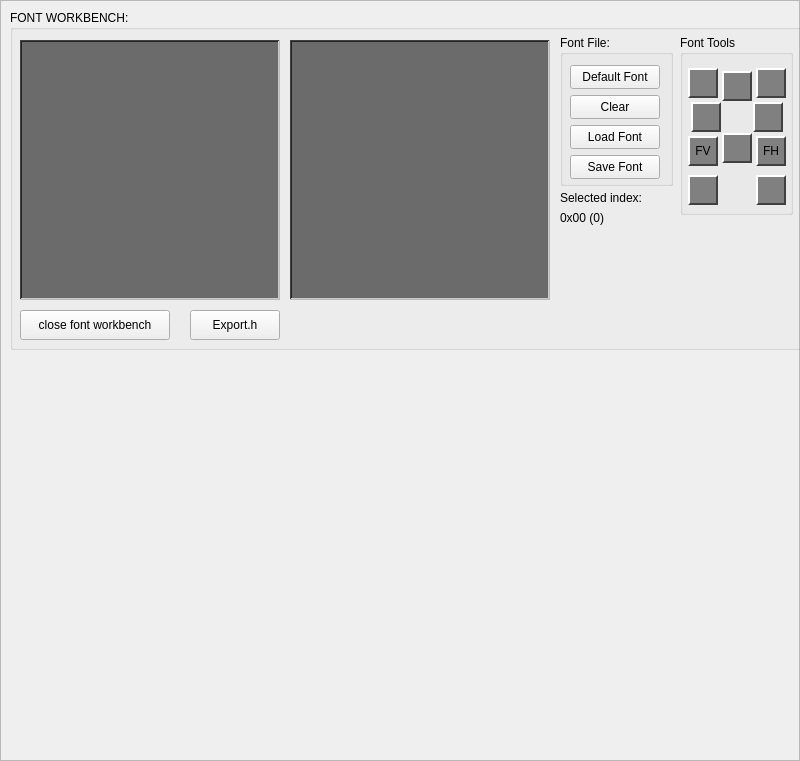
   <widget class="QFrame" name="frmFontWorkbench">
    <property name="geometry">
     <rect>
      <x>0</x>
      <y>22</y>
      <width>800</width>
      <height>761</height>
     </rect>
    </property>
    <property name="autoFillBackground">
     <bool>true</bool>
    </property>
    <property name="frameShape">
     <enum>QFrame::Shape::StyledPanel</enum>
    </property>
    <property name="frameShadow">
     <enum>QFrame::Shadow::Raised</enum>
    </property>
    <widget class="QGroupBox" name="groupBox_10">
     <property name="geometry">
      <rect>
       <x>10</x>
       <y>10</y>
       <width>800</width>
       <height>340</height>
      </rect>
     </property>
     <property name="title">
      <string>FONT WORKBENCH:</string>
     </property>
     <widget class="QPushButton" name="cmdCloseFontWorkbench">
      <property name="geometry">
       <rect>
        <x>10</x>
        <y>300</y>
        <width>150</width>
        <height>30</height>
       </rect>
      </property>
      <property name="text">
       <string>close font workbench</string>
      </property>
     </widget>
     <widget class="QGraphicsView" name="gfxFontSelector">
      <property name="geometry">
       <rect>
        <x>10</x>
        <y>30</y>
        <width>260</width>
        <height>260</height>
       </rect>
      </property>
      <property name="maximumSize">
       <size>
        <width>260</width>
        <height>260</height>
       </size>
      </property>
      <property name="palette">
       <palette>
        <active>
         <colorrole role="Light">
          <brush brushstyle="SolidPattern">
           <color alpha="255">
            <red>188</red>
            <green>188</green>
            <blue>188</blue>
           </color>
          </brush>
         </colorrole>
         <colorrole role="Dark">
          <brush brushstyle="SolidPattern">
           <color alpha="255">
            <red>67</red>
            <green>67</green>
            <blue>67</blue>
           </color>
          </brush>
         </colorrole>
         <colorrole role="Mid">
          <brush brushstyle="SolidPattern">
           <color alpha="255">
            <red>56</red>
            <green>56</green>
            <blue>56</blue>
           </color>
          </brush>
         </colorrole>
         <colorrole role="Base">
          <brush brushstyle="SolidPattern">
           <color alpha="255">
            <red>107</red>
            <green>107</green>
            <blue>107</blue>
           </color>
          </brush>
         </colorrole>
         <colorrole role="Shadow">
          <brush brushstyle="SolidPattern">
           <color alpha="255">
            <red>36</red>
            <green>36</green>
            <blue>36</blue>
           </color>
          </brush>
         </colorrole>
        </active>
        <inactive>
         <colorrole role="Light">
          <brush brushstyle="SolidPattern">
           <color alpha="255">
            <red>188</red>
            <green>188</green>
            <blue>188</blue>
           </color>
          </brush>
         </colorrole>
         <colorrole role="Dark">
          <brush brushstyle="SolidPattern">
           <color alpha="255">
            <red>67</red>
            <green>67</green>
            <blue>67</blue>
           </color>
          </brush>
         </colorrole>
         <colorrole role="Mid">
          <brush brushstyle="SolidPattern">
           <color alpha="255">
            <red>56</red>
            <green>56</green>
            <blue>56</blue>
           </color>
          </brush>
         </colorrole>
         <colorrole role="Base">
          <brush brushstyle="SolidPattern">
           <color alpha="255">
            <red>107</red>
            <green>107</green>
            <blue>107</blue>
           </color>
          </brush>
         </colorrole>
         <colorrole role="Shadow">
          <brush brushstyle="SolidPattern">
           <color alpha="255">
            <red>36</red>
            <green>36</green>
            <blue>36</blue>
           </color>
          </brush>
         </colorrole>
        </inactive>
        <disabled>
         <colorrole role="WindowText">
          <brush brushstyle="SolidPattern">
           <color alpha="255">
            <red>67</red>
            <green>67</green>
            <blue>67</blue>
           </color>
          </brush>
         </colorrole>
         <colorrole role="Light">
          <brush brushstyle="SolidPattern">
           <color alpha="255">
            <red>188</red>
            <green>188</green>
            <blue>188</blue>
           </color>
          </brush>
         </colorrole>
         <colorrole role="Dark">
          <brush brushstyle="SolidPattern">
           <color alpha="255">
            <red>67</red>
            <green>67</green>
            <blue>67</blue>
           </color>
          </brush>
         </colorrole>
         <colorrole role="Mid">
          <brush brushstyle="SolidPattern">
           <color alpha="255">
            <red>56</red>
            <green>56</green>
            <blue>56</blue>
           </color>
          </brush>
         </colorrole>
         <colorrole role="Text">
          <brush brushstyle="SolidPattern">
           <color alpha="255">
            <red>67</red>
            <green>67</green>
            <blue>67</blue>
           </color>
          </brush>
         </colorrole>
         <colorrole role="ButtonText">
          <brush brushstyle="SolidPattern">
           <color alpha="255">
            <red>67</red>
            <green>67</green>
            <blue>67</blue>
           </color>
          </brush>
         </colorrole>
         <colorrole role="Shadow">
          <brush brushstyle="SolidPattern">
           <color alpha="255">
            <red>36</red>
            <green>36</green>
            <blue>36</blue>
           </color>
          </brush>
         </colorrole>
        </disabled>
       </palette>
      </property>
      <property name="frameShape">
       <enum>QFrame::Shape::WinPanel</enum>
      </property>
      <property name="frameShadow">
       <enum>QFrame::Shadow::Sunken</enum>
      </property>
      <property name="verticalScrollBarPolicy">
       <enum>Qt::ScrollBarPolicy::ScrollBarAlwaysOff</enum>
      </property>
      <property name="horizontalScrollBarPolicy">
       <enum>Qt::ScrollBarPolicy::ScrollBarAlwaysOff</enum>
      </property>
      <property name="interactive">
       <bool>false</bool>
      </property>
     </widget>
     <widget class="QPushButton" name="cmdExportFont">
      <property name="geometry">
       <rect>
        <x>180</x>
        <y>300</y>
        <width>90</width>
        <height>30</height>
       </rect>
      </property>
      <property name="text">
       <string>Export.h</string>
      </property>
     </widget>
     <widget class="QGraphicsView" name="gfxFontEditbox">
      <property name="geometry">
       <rect>
        <x>280</x>
        <y>30</y>
        <width>260</width>
        <height>260</height>
       </rect>
      </property>
      <property name="maximumSize">
       <size>
        <width>260</width>
        <height>260</height>
       </size>
      </property>
      <property name="palette">
       <palette>
        <active>
         <colorrole role="Light">
          <brush brushstyle="SolidPattern">
           <color alpha="255">
            <red>188</red>
            <green>188</green>
            <blue>188</blue>
           </color>
          </brush>
         </colorrole>
         <colorrole role="Dark">
          <brush brushstyle="SolidPattern">
           <color alpha="255">
            <red>67</red>
            <green>67</green>
            <blue>67</blue>
           </color>
          </brush>
         </colorrole>
         <colorrole role="Mid">
          <brush brushstyle="SolidPattern">
           <color alpha="255">
            <red>56</red>
            <green>56</green>
            <blue>56</blue>
           </color>
          </brush>
         </colorrole>
         <colorrole role="Base">
          <brush brushstyle="SolidPattern">
           <color alpha="255">
            <red>107</red>
            <green>107</green>
            <blue>107</blue>
           </color>
          </brush>
         </colorrole>
         <colorrole role="Shadow">
          <brush brushstyle="SolidPattern">
           <color alpha="255">
            <red>36</red>
            <green>36</green>
            <blue>36</blue>
           </color>
          </brush>
         </colorrole>
        </active>
        <inactive>
         <colorrole role="Light">
          <brush brushstyle="SolidPattern">
           <color alpha="255">
            <red>188</red>
            <green>188</green>
            <blue>188</blue>
           </color>
          </brush>
         </colorrole>
         <colorrole role="Dark">
          <brush brushstyle="SolidPattern">
           <color alpha="255">
            <red>67</red>
            <green>67</green>
            <blue>67</blue>
           </color>
          </brush>
         </colorrole>
         <colorrole role="Mid">
          <brush brushstyle="SolidPattern">
           <color alpha="255">
            <red>56</red>
            <green>56</green>
            <blue>56</blue>
           </color>
          </brush>
         </colorrole>
         <colorrole role="Base">
          <brush brushstyle="SolidPattern">
           <color alpha="255">
            <red>107</red>
            <green>107</green>
            <blue>107</blue>
           </color>
          </brush>
         </colorrole>
         <colorrole role="Shadow">
          <brush brushstyle="SolidPattern">
           <color alpha="255">
            <red>36</red>
            <green>36</green>
            <blue>36</blue>
           </color>
          </brush>
         </colorrole>
        </inactive>
        <disabled>
         <colorrole role="WindowText">
          <brush brushstyle="SolidPattern">
           <color alpha="255">
            <red>67</red>
            <green>67</green>
            <blue>67</blue>
           </color>
          </brush>
         </colorrole>
         <colorrole role="Light">
          <brush brushstyle="SolidPattern">
           <color alpha="255">
            <red>188</red>
            <green>188</green>
            <blue>188</blue>
           </color>
          </brush>
         </colorrole>
         <colorrole role="Dark">
          <brush brushstyle="SolidPattern">
           <color alpha="255">
            <red>67</red>
            <green>67</green>
            <blue>67</blue>
           </color>
          </brush>
         </colorrole>
         <colorrole role="Mid">
          <brush brushstyle="SolidPattern">
           <color alpha="255">
            <red>56</red>
            <green>56</green>
            <blue>56</blue>
           </color>
          </brush>
         </colorrole>
         <colorrole role="Text">
          <brush brushstyle="SolidPattern">
           <color alpha="255">
            <red>67</red>
            <green>67</green>
            <blue>67</blue>
           </color>
          </brush>
         </colorrole>
         <colorrole role="ButtonText">
          <brush brushstyle="SolidPattern">
           <color alpha="255">
            <red>67</red>
            <green>67</green>
            <blue>67</blue>
           </color>
          </brush>
         </colorrole>
         <colorrole role="Shadow">
          <brush brushstyle="SolidPattern">
           <color alpha="255">
            <red>36</red>
            <green>36</green>
            <blue>36</blue>
           </color>
          </brush>
         </colorrole>
        </disabled>
       </palette>
      </property>
      <property name="frameShape">
       <enum>QFrame::Shape::WinPanel</enum>
      </property>
      <property name="frameShadow">
       <enum>QFrame::Shadow::Sunken</enum>
      </property>
      <property name="verticalScrollBarPolicy">
       <enum>Qt::ScrollBarPolicy::ScrollBarAlwaysOff</enum>
      </property>
      <property name="horizontalScrollBarPolicy">
       <enum>Qt::ScrollBarPolicy::ScrollBarAlwaysOff</enum>
      </property>
      <property name="interactive">
       <bool>false</bool>
      </property>
     </widget>
     <widget class="QGroupBox" name="groupBox_9">
      <property name="geometry">
       <rect>
        <x>550</x>
        <y>25</y>
        <width>113</width>
        <height>151</height>
       </rect>
      </property>
      <property name="title">
       <string>Font File:</string>
      </property>
      <widget class="QPushButton" name="cmdLoadDefaultFont">
       <property name="geometry">
        <rect>
         <x>10</x>
         <y>30</y>
         <width>90</width>
         <height>24</height>
        </rect>
       </property>
       <property name="text">
        <string>Default Font</string>
       </property>
      </widget>
      <widget class="QPushButton" name="cmdLoadFont">
       <property name="geometry">
        <rect>
         <x>10</x>
         <y>90</y>
         <width>90</width>
         <height>24</height>
        </rect>
       </property>
       <property name="text">
        <string>Load Font</string>
       </property>
      </widget>
      <widget class="QPushButton" name="cmdSaveFont">
       <property name="geometry">
        <rect>
         <x>10</x>
         <y>120</y>
         <width>90</width>
         <height>24</height>
        </rect>
       </property>
       <property name="text">
        <string>Save Font</string>
       </property>
      </widget>
      <widget class="QPushButton" name="cmdClearFontBank">
       <property name="geometry">
        <rect>
         <x>10</x>
         <y>60</y>
         <width>90</width>
         <height>24</height>
        </rect>
       </property>
       <property name="text">
        <string>Clear</string>
       </property>
      </widget>
     </widget>
     <widget class="QGroupBox" name="groupBox_8">
      <property name="geometry">
       <rect>
        <x>670</x>
        <y>25</y>
        <width>113</width>
        <height>180</height>
       </rect>
      </property>
      <property name="title">
       <string>Font Tools</string>
      </property>
      <widget class="QPushButton" name="cmdPushFontUp">
       <property name="geometry">
        <rect>
         <x>42</x>
         <y>36</y>
         <width>30</width>
         <height>30</height>
        </rect>
       </property>
       <property name="toolTip">
        <string>Push Image Up</string>
       </property>
       <property name="styleSheet">
        <string notr="true">QPushButton {
    background-color: #808080;   /* classic grey */
    border: 2px solid #FFFFFF;   /* top/left highlights */
    border-right-color: #404040; /* bottom/right shadows */
    border-bottom-color: #404040;
    padding: 4px;
}

QPushButton:pressed {
    border: 2px solid #808080;   /* swap border to look pressed */
    border-right-color: #FFFFFF;
    border-bottom-color: #FFFFFF;
    background-color: #808080;
}
QPushButton:hover {
    background-color: #808080;   /* slightly lighter on hover */
}</string>
       </property>
       <property name="text">
        <string/>
       </property>
       <property name="icon">
        <iconset theme="QIcon::ThemeIcon::GoUp"/>
       </property>
       <property name="autoRepeat">
        <bool>true</bool>
       </property>
       <property name="autoRepeatInterval">
        <number>20</number>
       </property>
      </widget>
      <widget class="QPushButton" name="cmdPushFontDown">
       <property name="geometry">
        <rect>
         <x>42</x>
         <y>98</y>
         <width>30</width>
         <height>30</height>
        </rect>
       </property>
       <property name="toolTip">
        <string>Push Image Down</string>
       </property>
       <property name="styleSheet">
        <string notr="true">QPushButton {
    background-color: #808080;   /* classic grey */
    border: 2px solid #FFFFFF;   /* top/left highlights */
    border-right-color: #404040; /* bottom/right shadows */
    border-bottom-color: #404040;
    padding: 4px;
}

QPushButton:pressed {
    border: 2px solid #808080;   /* swap border to look pressed */
    border-right-color: #FFFFFF;
    border-bottom-color: #FFFFFF;
    background-color: #808080;
}
QPushButton:hover {
    background-color: #808080;   /* slightly lighter on hover */
}</string>
       </property>
       <property name="text">
        <string/>
       </property>
       <property name="icon">
        <iconset theme="QIcon::ThemeIcon::GoDown"/>
       </property>
       <property name="autoRepeat">
        <bool>true</bool>
       </property>
       <property name="autoRepeatInterval">
        <number>20</number>
       </property>
      </widget>
      <widget class="QPushButton" name="cmdPushFontLeft">
       <property name="geometry">
        <rect>
         <x>11</x>
         <y>67</y>
         <width>30</width>
         <height>30</height>
        </rect>
       </property>
       <property name="toolTip">
        <string>Push Image Left</string>
       </property>
       <property name="styleSheet">
        <string notr="true">QPushButton {
    background-color: #808080;   /* classic grey */
    border: 2px solid #FFFFFF;   /* top/left highlights */
    border-right-color: #404040; /* bottom/right shadows */
    border-bottom-color: #404040;
    padding: 4px;
}

QPushButton:pressed {
    border: 2px solid #808080;   /* swap border to look pressed */
    border-right-color: #FFFFFF;
    border-bottom-color: #FFFFFF;
    background-color: #808080;
}
QPushButton:hover {
    background-color: #808080;   /* slightly lighter on hover */
}</string>
       </property>
       <property name="text">
        <string/>
       </property>
       <property name="icon">
        <iconset theme="QIcon::ThemeIcon::GoPrevious"/>
       </property>
       <property name="autoRepeat">
        <bool>true</bool>
       </property>
       <property name="autoRepeatInterval">
        <number>20</number>
       </property>
      </widget>
      <widget class="QPushButton" name="cmdPushFontRight">
       <property name="geometry">
        <rect>
         <x>73</x>
         <y>67</y>
         <width>30</width>
         <height>30</height>
        </rect>
       </property>
       <property name="toolTip">
        <string>Push Image Right</string>
       </property>
       <property name="styleSheet">
        <string notr="true">QPushButton {
    background-color: #808080;   /* classic grey */
    border: 2px solid #FFFFFF;   /* top/left highlights */
    border-right-color: #404040; /* bottom/right shadows */
    border-bottom-color: #404040;
    padding: 4px;
}

QPushButton:pressed {
    border: 2px solid #808080;   /* swap border to look pressed */
    border-right-color: #FFFFFF;
    border-bottom-color: #FFFFFF;
    background-color: #808080;
}
QPushButton:hover {
    background-color: #808080;   /* slightly lighter on hover */
}</string>
       </property>
       <property name="text">
        <string/>
       </property>
       <property name="icon">
        <iconset theme="QIcon::ThemeIcon::GoNext"/>
       </property>
       <property name="autoRepeat">
        <bool>true</bool>
       </property>
       <property name="autoRepeatInterval">
        <number>20</number>
       </property>
      </widget>
      <widget class="QPushButton" name="cmdRotateFontCC90">
       <property name="geometry">
        <rect>
         <x>8</x>
         <y>33</y>
         <width>30</width>
         <height>30</height>
        </rect>
       </property>
       <property name="toolTip">
        <string>Rotate 90 degrees C-ClockWise</string>
       </property>
       <property name="styleSheet">
        <string notr="true">QPushButton {
    background-color: #808080;   /* classic grey */
    border: 2px solid #FFFFFF;   /* top/left highlights */
    border-right-color: #404040; /* bottom/right shadows */
    border-bottom-color: #404040;
    padding: 4px;
}

QPushButton:pressed {
    border: 2px solid #808080;   /* swap border to look pressed */
    border-right-color: #FFFFFF;
    border-bottom-color: #FFFFFF;
    background-color: #808080;
}
QPushButton:hover {
    background-color: #808080;   /* slightly lighter on hover */
}</string>
       </property>
       <property name="text">
        <string/>
       </property>
       <property name="icon">
        <iconset theme="QIcon::ThemeIcon::EditUndo"/>
       </property>
      </widget>
      <widget class="QPushButton" name="cmdRotateFontC90">
       <property name="geometry">
        <rect>
         <x>76</x>
         <y>33</y>
         <width>30</width>
         <height>30</height>
        </rect>
       </property>
       <property name="toolTip">
        <string>Rotate 90 degrees ClockWise</string>
       </property>
       <property name="styleSheet">
        <string notr="true">QPushButton {
    background-color: #808080;   /* classic grey */
    border: 2px solid #FFFFFF;   /* top/left highlights */
    border-right-color: #404040; /* bottom/right shadows */
    border-bottom-color: #404040;
    padding: 4px;
}

QPushButton:pressed {
    border: 2px solid #808080;   /* swap border to look pressed */
    border-right-color: #FFFFFF;
    border-bottom-color: #FFFFFF;
    background-color: #808080;
}
QPushButton:hover {
    background-color: #808080;   /* slightly lighter on hover */
}</string>
       </property>
       <property name="text">
        <string/>
       </property>
       <property name="icon">
        <iconset theme="QIcon::ThemeIcon::EditRedo"/>
       </property>
      </widget>
      <widget class="QPushButton" name="cmdFlipFontV">
       <property name="geometry">
        <rect>
         <x>8</x>
         <y>101</y>
         <width>30</width>
         <height>30</height>
        </rect>
       </property>
       <property name="toolTip">
        <string>Rotate 90 degrees C-ClockWise</string>
       </property>
       <property name="styleSheet">
        <string notr="true">QPushButton {
    background-color: #808080;   /* classic grey */
    border: 2px solid #FFFFFF;   /* top/left highlights */
    border-right-color: #404040; /* bottom/right shadows */
    border-bottom-color: #404040;
    padding: 4px;
}

QPushButton:pressed {
    border: 2px solid #808080;   /* swap border to look pressed */
    border-right-color: #FFFFFF;
    border-bottom-color: #FFFFFF;
    background-color: #808080;
}
QPushButton:hover {
    background-color: #808080;   /* slightly lighter on hover */
}</string>
       </property>
       <property name="text">
        <string>FV</string>
       </property>
      </widget>
      <widget class="QPushButton" name="cmdFlipFontH">
       <property name="geometry">
        <rect>
         <x>76</x>
         <y>101</y>
         <width>30</width>
         <height>30</height>
        </rect>
       </property>
       <property name="toolTip">
        <string>Rotate 90 degrees C-ClockWise</string>
       </property>
       <property name="styleSheet">
        <string notr="true">QPushButton {
    background-color: #808080;   /* classic grey */
    border: 2px solid #FFFFFF;   /* top/left highlights */
    border-right-color: #404040; /* bottom/right shadows */
    border-bottom-color: #404040;
    padding: 4px;
}

QPushButton:pressed {
    border: 2px solid #808080;   /* swap border to look pressed */
    border-right-color: #FFFFFF;
    border-bottom-color: #FFFFFF;
    background-color: #808080;
}
QPushButton:hover {
    background-color: #808080;   /* slightly lighter on hover */
}</string>
       </property>
       <property name="text">
        <string>FH</string>
       </property>
      </widget>
      <widget class="QPushButton" name="cmdRotateFontsCC90">
       <property name="geometry">
        <rect>
         <x>8</x>
         <y>140</y>
         <width>30</width>
         <height>30</height>
        </rect>
       </property>
       <property name="toolTip">
        <string>Rotate 90 degrees C-ClockWise</string>
       </property>
       <property name="styleSheet">
        <string notr="true">QPushButton {
    background-color: #808080;   /* classic grey */
    border: 2px solid #FFFFFF;   /* top/left highlights */
    border-right-color: #404040; /* bottom/right shadows */
    border-bottom-color: #404040;
    padding: 4px;
}

QPushButton:pressed {
    border: 2px solid #808080;   /* swap border to look pressed */
    border-right-color: #FFFFFF;
    border-bottom-color: #FFFFFF;
    background-color: #808080;
}
QPushButton:hover {
    background-color: #808080;   /* slightly lighter on hover */
}</string>
       </property>
       <property name="text">
        <string/>
       </property>
       <property name="icon">
        <iconset theme="QIcon::ThemeIcon::EditUndo"/>
       </property>
      </widget>
      <widget class="QPushButton" name="cmdRotateFontsC90">
       <property name="geometry">
        <rect>
         <x>76</x>
         <y>140</y>
         <width>30</width>
         <height>30</height>
        </rect>
       </property>
       <property name="toolTip">
        <string>Rotate 90 degrees ClockWise</string>
       </property>
       <property name="styleSheet">
        <string notr="true">QPushButton {
    background-color: #808080;   /* classic grey */
    border: 2px solid #FFFFFF;   /* top/left highlights */
    border-right-color: #404040; /* bottom/right shadows */
    border-bottom-color: #404040;
    padding: 4px;
}

QPushButton:pressed {
    border: 2px solid #808080;   /* swap border to look pressed */
    border-right-color: #FFFFFF;
    border-bottom-color: #FFFFFF;
    background-color: #808080;
}
QPushButton:hover {
    background-color: #808080;   /* slightly lighter on hover */
}</string>
       </property>
       <property name="text">
        <string/>
       </property>
       <property name="icon">
        <iconset theme="QIcon::ThemeIcon::EditRedo"/>
       </property>
      </widget>
     </widget>
     <widget class="QLabel" name="label_16">
      <property name="geometry">
       <rect>
        <x>550</x>
        <y>180</y>
        <width>100</width>
        <height>16</height>
       </rect>
      </property>
      <property name="text">
       <string>Selected index:</string>
      </property>
     </widget>
     <widget class="QLabel" name="lblSelectedFont">
      <property name="geometry">
       <rect>
        <x>550</x>
        <y>200</y>
        <width>100</width>
        <height>16</height>
       </rect>
      </property>
      <property name="text">
       <string>0x00 (0)</string>
      </property>
     </widget>
    </widget>
   </widget>
